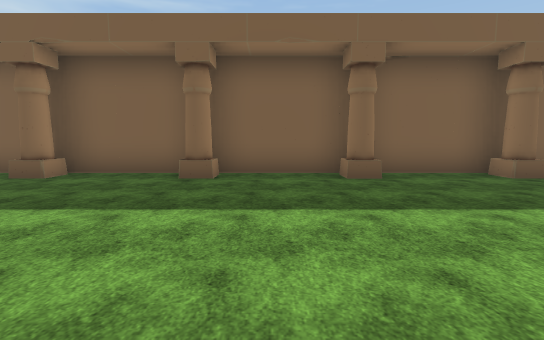
[1] (above)

19 first-person views from a walk through a 3-D level made in the Unity game engine. The camera is 1.5 m above the floor, tilts 6° down and sees 85° across. The floor is counted in squares, 2 m on a side. Each view is taken from the middle of a square. On the plan, view 1 faces up. The plan holds only what a view shows up to about 10 squares ahead; the rest is blank. Flat ground stands in for the terrain. The player is left out. Some surface patterns are stand-ins.

[2]
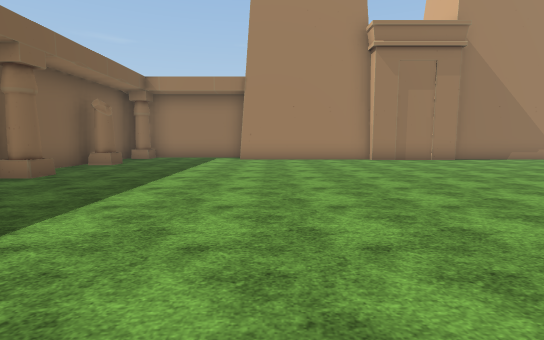

[3]
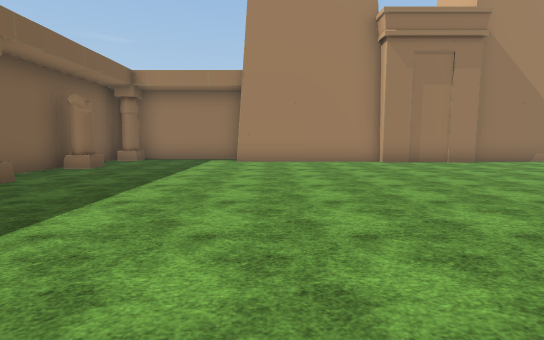

[4]
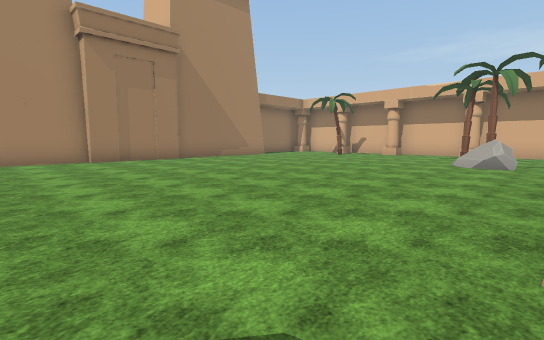

[5]
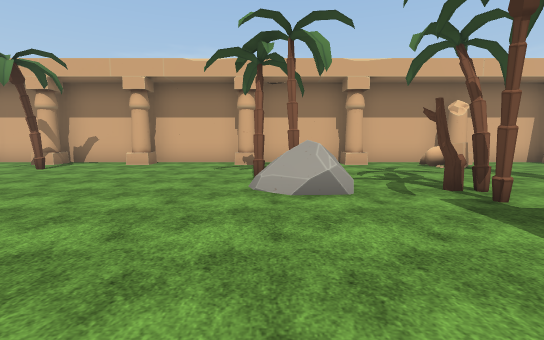

[6]
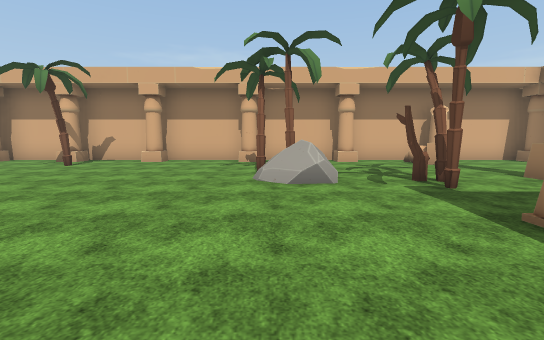

[7]
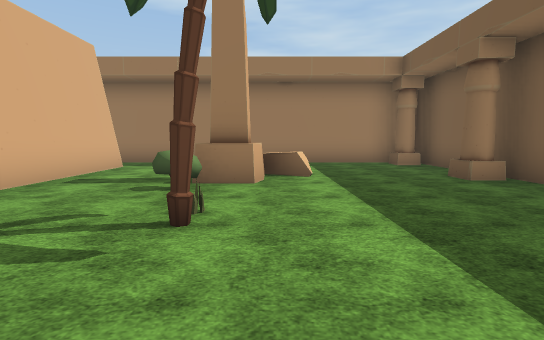

[8]
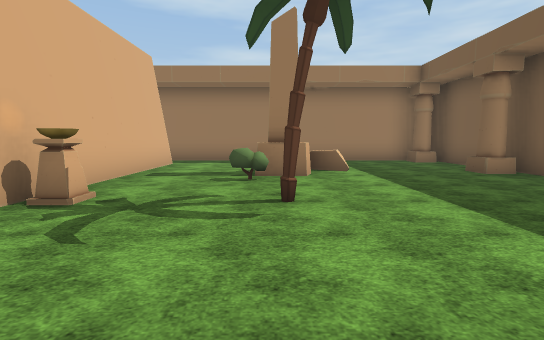

[9]
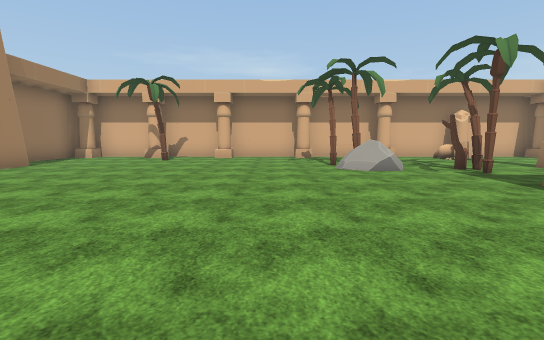

[10]
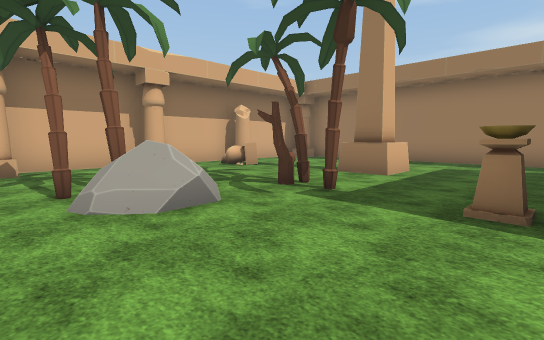

[11]
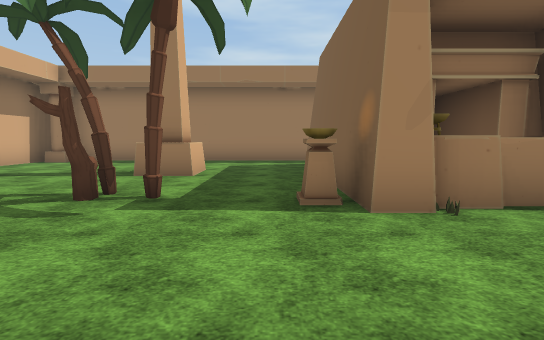

[12]
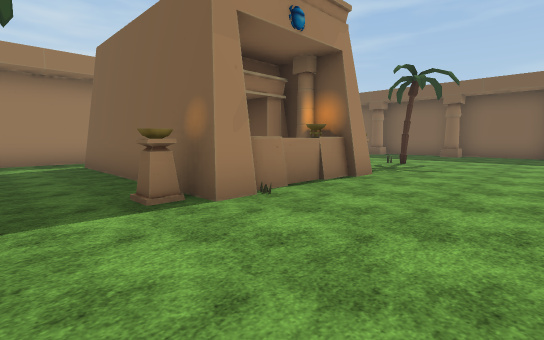

[13]
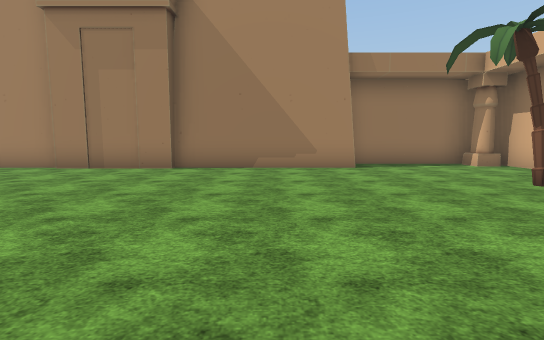

[14]
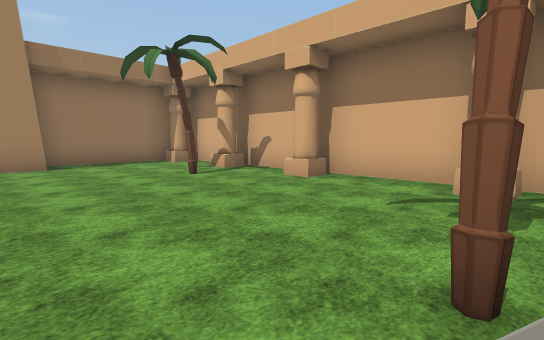

[15]
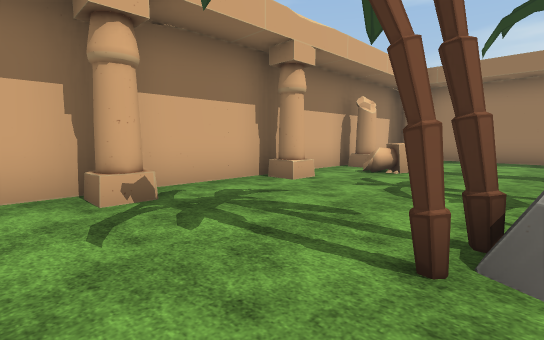

[16]
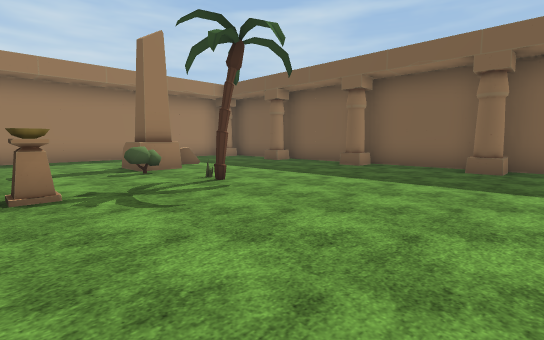

[17]
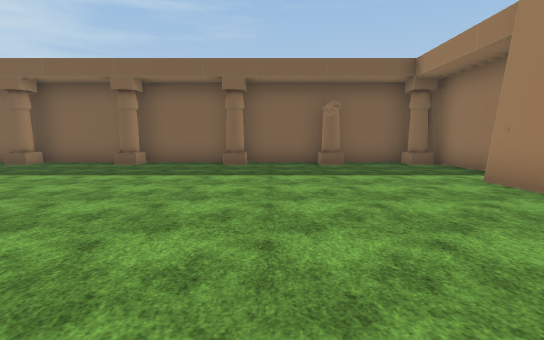

[18]
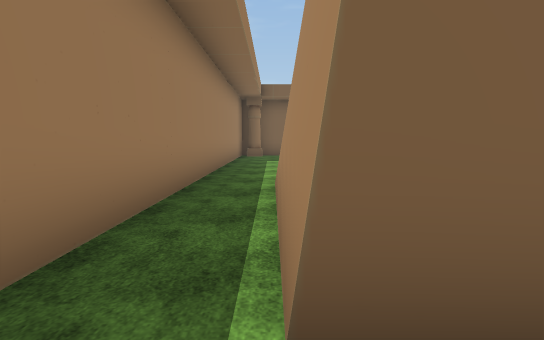

[19]
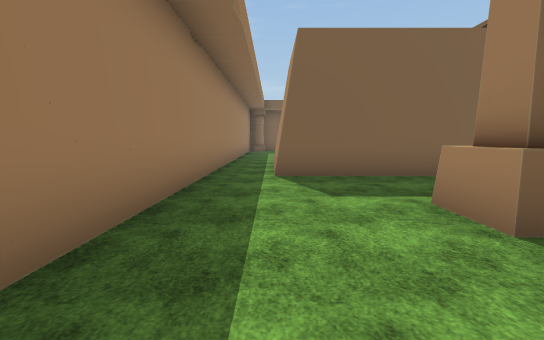

### Floor plan
Key: @ floor where view 1 was taken; # wall or solid block; . floor; / step, stairs or slope; = window, fence, low wall or low ledge; ^ raised ledge; P pillar; T tower; R rock; E tree; B bush.
Columns run from 9 left of view 1 to 11 right of it. Each row starts with its distance up from view 1.
  7  ####################
  6  P..P..P...P..P..P.P#
  5 #...................#
  4 #...................#
  3 #...................
  2 #..=##.............T
  1 #../##BE...........T
  0 #........@.........T
 -1 #..................T
 -2 #.#######..........T
 -3 #.#  ##P...........#
 -4 #.#   ##...........#
 -5 #.#     ...........#
 -6 #.#######..........T
 -7 #..................T
 -8 #..................T
 -9 #...#^.E.//........T
-10 #........RE........T#
-11 #.........E.........#
-12 #...............E...#
-13 #....^=.............#
-14  P..PP#P...P..P..P.P#
-15  ####################

Positions as (right, up) in squares from view 1, and headings:
1: (0, 0), facing up
2: (-1, 1), facing right
3: (0, 1), facing right
4: (-1, 0), facing down-right
5: (1, -5), facing down
6: (1, -4), facing down
7: (1, 2), facing left
8: (2, 1), facing left
9: (3, -2), facing down
10: (2, -6), facing down-left
11: (2, -7), facing left
12: (2, -8), facing up-left
13: (2, -8), facing right
14: (1, -9), facing down-right
15: (3, -10), facing down-left
16: (3, -2), facing up-left
17: (6, -3), facing up
18: (-7, -7), facing up
19: (-7, -12), facing up
